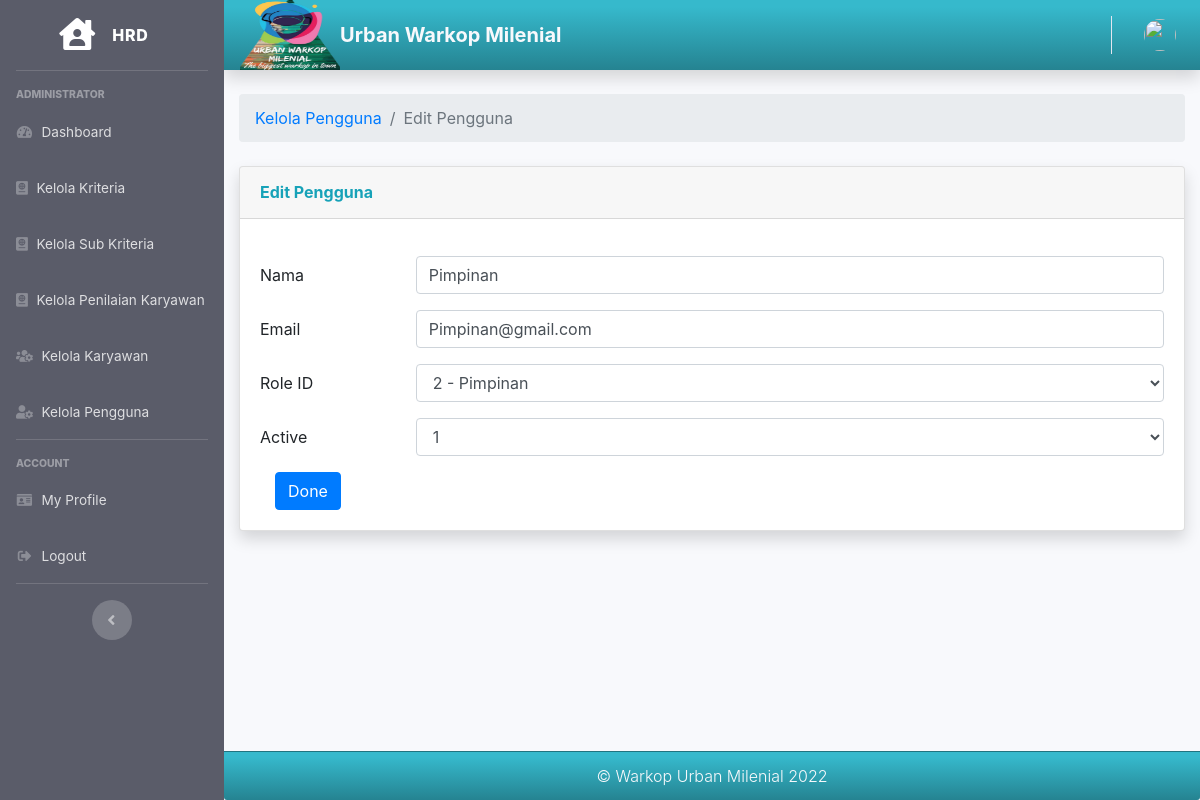
Screenshot of /hrd/edit_pengguna/36 with the database file from the repository.
### tables this page shows
CREATE TABLE `user` (
  `id` int(11) NOT NULL,
  `name` varchar(128) NOT NULL,
  `email` varchar(128) NOT NULL,
  `image` varchar(512) NOT NULL,
  `password` varchar(256) NOT NULL,
  `role_id` int(11) NOT NULL,
  `is_active` int(1) NOT NULL,
  `date_created` int(11) NOT NULL
);

### application/controllers/Hrd.php (called while the page is built, shortened)
<?php
class Hrd extends CI_Controller
{
    public function __construct()
    {
        $this->load->model('Hrd_model');
        $this->load->model('Kriteria_model');
        $this->load->model('Kriteria_model');
        $this->load->model('Kabag_model');
        $this->load->model('Karyawan_model');
        $this->load->model('Penilaian_model');
        $this->load->model('Peringkat_model');
    }
    public function edit_pengguna($id)
    {
        $data['user'] = $this->db->get_where('user', ['email' => $this->session->userdata('email')])->row_array();
        $data2['user'] = $this->Hrd_model->getDataUserById($id);
        $data2['user_role'] = $this->db->get('user_role')->result_array();
        $data['title'] = 'Edit Pengguna';
        $this->form_validation->set_rules('name', 'name', 'required');
        $this->form_validation->set_rules('email', 'email', 'required');
        $this->form_validation->set_rules('role_id', 'role_id', 'required');
        $this->form_validation->set_rules('is_active', 'is_active', 'required');
        if ($this->form_validation->run() == false) {
            $this->load->view('templates/hrd_header', $data);
            $this->load->view('templates/hrd_sidebar', $data);
            $this->load->view('templates/hrd_topbar', $data);
            $this->load->view('hrd/edit_pengguna', $data2);
            $this->load->view('templates/hrd_footer');
        }
    }
}

### index.php (called while the page is built, shortened)
<?php
require_once BASEPATH.'core/CodeIgniter.php';

### application/models/Hrd_model.php (called while the page is built, shortened)
<?php
class Hrd_model extends CI_Model
{
    public function getDataUserById($id)
    {
        return $this->db->get_where('user', ['id' => $id])->row_array();
    }
}

### application/views/hrd/edit_pengguna.php (the view, shortened to what this page needs)
<div class="container-fluid">
    <nav aria-label="breadcrumb">
        <ol class="breadcrumb">
            <li class="breadcrumb-item"><a href="<?= base_url(); ?>hrd/kelola_pengguna">Kelola Pengguna</a></li>
            <li class="breadcrumb-item active" aria-current="page">Edit Pengguna</li>
        </ol>
    </nav>
    <div class="card shadow mb-4">
        <div class="card-header py-3">
            <h6 class="m-0 font-weight-bold text-info">Edit Pengguna</h6>
        </div>
        <div class="card-body">
            <form action="" method="post">
                <div class="form-group row">
                    <div class="col-sm-6">
                    </div>
                </div>
                <div class="form-group row">
                    <label for="name" class="col-sm-2 col-form-label">Nama</label>
                    <div class="col-sm-10">
                        <input type="text" class="form-control" id="name" name="name" value="<?= $user['name']; ?>">
                    </div>
                </div>
                <div class="form-group row">
                    <label for="email" class="col-sm-2 col-form-label">Email</label>
                    <div class="col-sm-10">
                        <input type="text" class="form-control" id="email" name="email" value="<?= $user['email']; ?>">
                    </div>
                </div>
                <div class="form-group row">
                    <label for="role_id" class="col-sm-2 col-form-label">Role ID</label>
                    <div class="col-sm-10">
                        <select class="form-control" id="role_id" name="role_id">
                            <?php
                            foreach ($user_role as $p) {
                                if ($p['id'] == $user['role_id']) {
                                    echo '<option value="' . $p['id'] . '" selected>' . $p['id'] . ' - ' . $p['role'] . '</option>';
                                } else {
                                    echo '<option value="' . $p['id'] . '">' . $p['id'] . ' - ' . $p['role'] . '</option>';
                                }
                            } ?>
                        </select>
                    </div>
                </div>
                <div class="form-group row">
                    <label for="role_id" class="col-sm-2 col-form-label">Active</label>
                    <div class="col-sm-10">
                        <select class="form-control" id="is_active" name="is_active" value="">
                            <option><?= $user['is_active']; ?></option>
                        </select>
                    </div>
                </div>
                <div class="col-md-6">
                    <button type="submit" class="btn btn-primary">Done</button>
                </div>
            </form>
        </div>
    </div>
</div>
</div>

### assets/css/custom.css (style rules this page uses)
body { font-family: 'Open Sans', sans-serif; }

### rows the page displays
user: name "Pimpinan", email "Pimpinan@gmail.com", is_active "1"

### other values shown
form field role_id "2 - Pimpinan"
